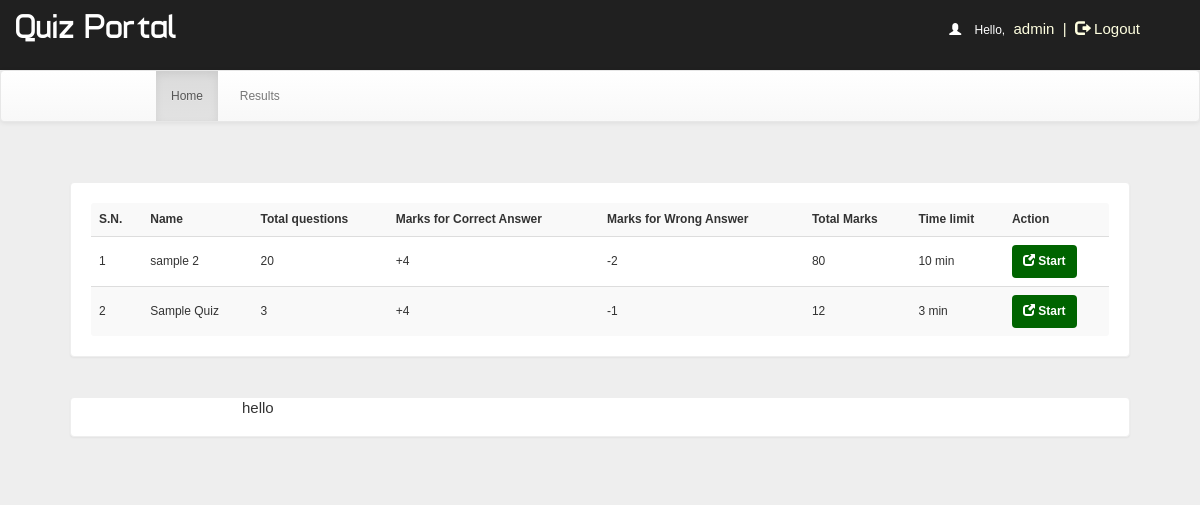
Screenshot of /account.php?q=1 (signed in) with the database file from the repository.
### tables this page shows
CREATE TABLE `quiz` (
  `id` int(100) NOT NULL,
  `eid` text NOT NULL,
  `coursetitle` varchar(100) NOT NULL,
  `coursecode` varchar(128) NOT NULL,
  `sem` int(11) NOT NULL,
  `correct` int(11) NOT NULL,
  `wrong` int(11) NOT NULL,
  `total` int(11) NOT NULL,
  `time` bigint(20) NOT NULL,
  `date` timestamp NOT NULL DEFAULT CURRENT_TIMESTAMP ON UPDATE CURRENT_TIMESTAMP,
  `status` varchar(10) NOT NULL
);

### account.php (the view, shortened to what this page needs)
<!DOCTYPE html PUBLIC "-//W3C//DTD XHTML 1.0 Transitional//EN" "http://www.w3.org/TR/xhtml1/DTD/xhtml1-transitional.dtd">
<html xmlns="http://www.w3.org/1999/xhtml">
<head>
<link  rel="stylesheet" href="css/bootstrap.min.css"/>
<link  rel="stylesheet" href="css/bootstrap-theme.min.css"/>
<link rel="stylesheet" href="css/main.css">
<link  rel="stylesheet" href="css/font.css">
</head>
<body>
<div class="header">
<div class="row">
<div class="col-lg-6">
<span class="logo">Quiz Portal</span></div>
<div class="col-md-4 col-md-offset-2">
 <?php
include_once 'databaseCon.php';
if (!(isset($_SESSION['username']))) {
    header("location:index.php");
} else {
    $username = $_SESSION['username'];
    echo '<span class="pull-right top title1" ><span style="color:white"><span class="glyphicon glyphicon-user" aria-hidden="true"></span>&nbsp;&nbsp;&nbsp;&nbsp;Hello,</span> <span class="log log1" style="color:lightyellow">' . $username . '&nbsp;&nbsp;|&nbsp;&nbsp;<a href="logout.php?q=account.php" style="color:lightyellow"><span class="glyphicon glyphicon-log-out" aria-hidden="true"></span>&nbsp;Logout</button></a></span>';
}
?>
</div>
</div></div>
<div class="bg">
<nav class="navbar navbar-default title1">
  <div class="container-fluid">
    <div class="navbar-header">
       <a class="navbar-brand" href="#"><b>&nbsp;&nbsp;&nbsp;&nbsp;&nbsp;&nbsp;&nbsp;&nbsp;&nbsp;&nbsp;&nbsp;&nbsp;&nbsp;&nbsp;&nbsp;&nbsp;&nbsp;&nbsp;&nbsp;&nbsp;&nbsp;&nbsp;&nbsp;&nbsp;&nbsp;</b></a>
    </div>
   <div class="collapse navbar-collapse" id="bs-example-navbar-collapse-1">
      <ul class="nav navbar-nav">
        <li <?php
			if (@$_GET['q'] == 1)
    			echo 'class="active"';
			?>>
			<a href="account.php?q=1"><span aria-hidden="true"></span>Home<span class="sr-only">(current)</span></a></li>
        <li <?php
			if (@$_GET['q'] == 2)
    			echo 'class="active"';
			?>>
			<a href="account.php?q=2"><span aria-hidden="true"></span>&nbsp;&nbsp;Results</a></li>
    </div>
  </div>
</nav>
<div class="container">
<div class="row">
<div class="col-md-12">
<?php
if (@$_GET['q'] == 1)
	{
		$result = mysqli_query($con, "SELECT * FROM quiz WHERE status = 'enabled' ORDER BY date DESC") or die('Error');
		echo '<div class="panel">
			<table class="table table-striped title1"  style="vertical-align:middle">
			<tr>
			<td style="vertical-align:middle"><b>S.N.</b></td>
			<td style="vertical-align:middle"><b>Name</b></td>
			<td style="vertical-align:middle"><b>Total questions</b>
			</td><td style="vertical-align:middle"><b>Marks for Correct Answer</b></td>
			<td style="vertical-align:middle"><b>Marks for Wrong Answer</b></td>
			<td style="vertical-align:middle"><b>Total Marks</b></td>
			<td style="vertical-align:middle"><b>Time limit</b></td>
			<td style="vertical-align:middle"><b>Action</b></td></tr>';
		$c = 1;
    	while ($row = mysqli_fetch_array($result))
    	{
        $title   = $row['coursetitle'];
        $total   = $row['total'];
        $correct = $row['correct'];
        $wrong   = $row['wrong'];
        $time    = $row['time'];
        $eid     = $row['eid'];
        $q12 = mysqli_query($con, "SELECT score FROM history WHERE eid='$eid' AND username='$username'") or die('Error98');
        $rowcount = mysqli_num_rows($q12);
         if ($rowcount == 0)
         {
            echo '<tr>
            	<td style="vertical-align:middle">' . $c++ . '</td>
            	<td style="vertical-align:middle">' . $title . '</td>
            	<td style="vertical-align:middle">' . $total . '</td>
            	<td style="vertical-align:middle">+' . $correct . '</td>
            	<td style="vertical-align:middle">-' . $wrong . '</td>
            	<td style="vertical-align:middle">' . $correct * $total . '</td>
            	<td style="vertical-align:middle">' . $time . '&nbsp;min</td>
  				<td style="vertical-align:middle"><b><a href="account.php?q=quiz&step=2&eid=' . $eid . '&n=1&t=' . $total . '&start=start" class="btn" style="color:#FFFFFF;background:darkgreen;font-size:12px;padding:7px;padding-left:10px;padding-right:10px"><span class="glyphicon glyphicon-new-window" aria-hidden="true"></span>&nbsp;<span><b>Start</b></span></a></b></td>
  				</tr>';
        }
    	}
    echo '</table></div><div class="panel" style="padding-top:1px; padding-left:15%;padding-right:15%;word-wrap:break-word">';
	}
?>
<?php
	echo "hello";
 ?>
</body>
</html>

### css/main.css (style rules this page uses)
body { overflow-x: hidden; width: 100%; font: 12px "Century Gothic", "Times Roman", sans-serif; background: #eee; min-height: 550px; background-attachment: fixed; }
.bg { min-height: 540px; }
.panel { border-color: #eee; margin: 40px; padding: 20px; font: 15px "Century Gothic", "Times Roman", sans-serif; }
.header { background: #202020; height: 70px; }
.logo { font-family: 'typo'; font-size: 35px; color: #ffffff; margin: 15px; }
.title1 { font: 12px "Century Gothic", "Times Roman", sans-serif; }
.top { margin-top: 20px; }
.log1 { font: 15px 'Ubuntu', sans-serif; color: #0000ff; margin-left: 10px; }
.log { margin: 10px; margin-right: 60px; margin-left: 5px; color: #ffffb3; text-decoration: none; font-size: 20px; font-size: 15px; }

### rows the page displays
quiz: coursetitle "sample 2", total "20", correct "4", wrong "2", $correct * $total "80", time "10"
quiz: coursetitle "Sample Quiz", total "3", correct "4", wrong "1", $correct * $total "12", time "3"

### other values shown
$username "admin"
